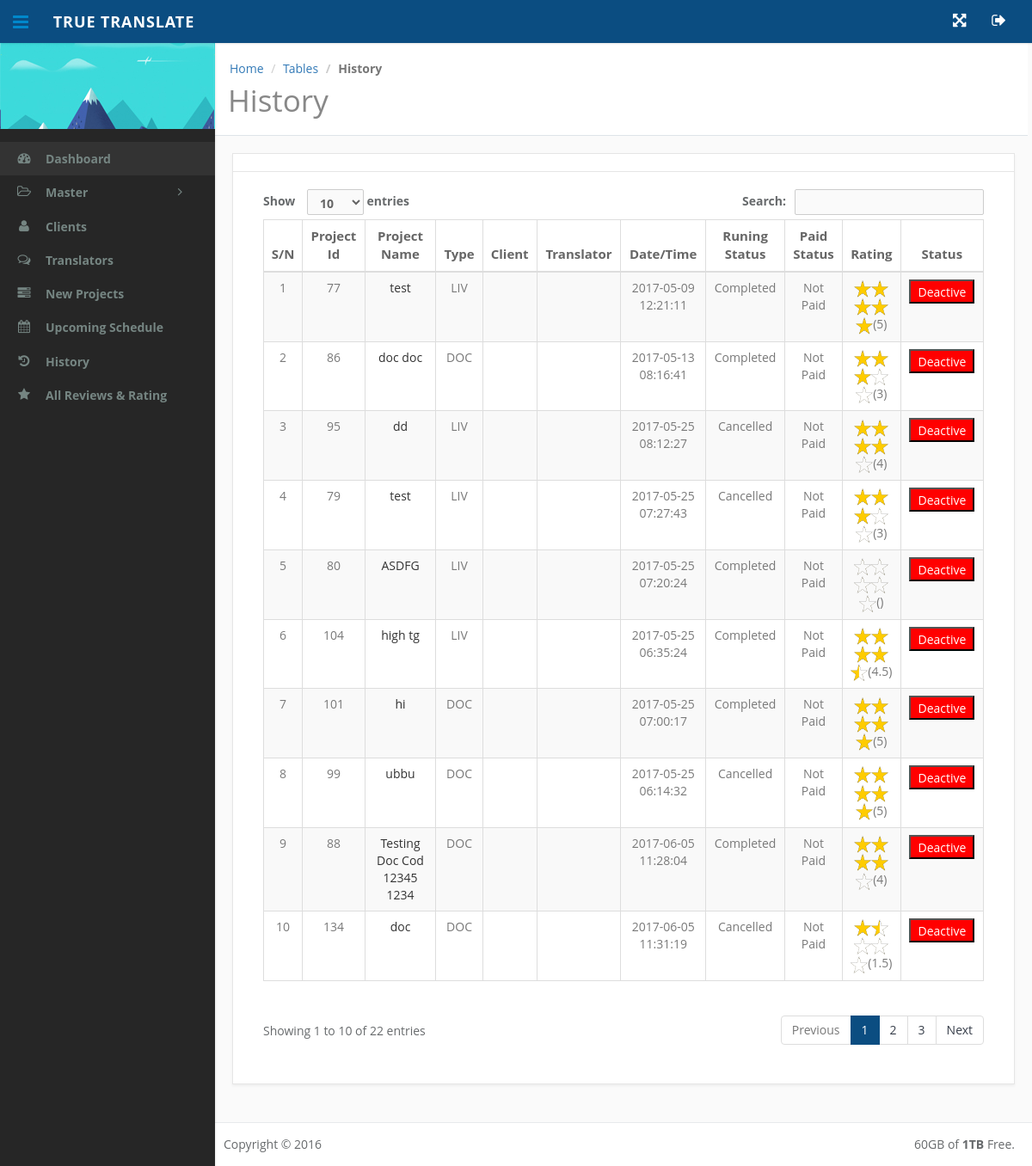
Screenshot of /translator-admin/history.php (signed in) with the database file from the repository.
### tables this page shows
CREATE TABLE IF NOT EXISTS `pro_u_awarded` (
  `id` int(200) NOT NULL AUTO_INCREMENT,
  `pro_id` int(200) NOT NULL,
  `tra_id` int(200) NOT NULL,
  `pro_type` varchar(200) NOT NULL,
  `datetime` datetime NOT NULL,
  `pay_status` enum('P','NP') NOT NULL,
  `running_status` enum('A','W','CM','CL') NOT NULL,
  `cus_id` int(200) NOT NULL,
  PRIMARY KEY (`id`)
);

CREATE TABLE IF NOT EXISTS `project` (
  `id` int(200) NOT NULL AUTO_INCREMENT,
  `cus_id` int(200) NOT NULL,
  `project_name` varchar(200) NOT NULL,
  `main_lang` varchar(200) NOT NULL,
  `conversion_lang` varchar(200) NOT NULL,
  `project_type` enum('DOC','LIV') NOT NULL,
  `project_desc` text NOT NULL,
  `status` enum('A','D') NOT NULL,
  `running_status` enum('O','CL','A','W','CM') NOT NULL,
  `for_project` enum('PU','PR') NOT NULL,
  `datetime` datetime NOT NULL,
  `complete_datetime` datetime NOT NULL,
  `rand_no` varchar(200) NOT NULL,
  PRIMARY KEY (`id`)
);

CREATE TABLE IF NOT EXISTS `pro_review_rating` (
  `id` int(200) NOT NULL AUTO_INCREMENT,
  `pro_id` int(200) NOT NULL,
  `tra_id` int(200) NOT NULL,
  `cus_id` int(200) NOT NULL,
  `review` text NOT NULL,
  `rating` float NOT NULL,
  `status` enum('A','D') NOT NULL,
  PRIMARY KEY (`id`)
);

### translator-admin/history.php (the view, shortened to what this page needs)
<?php
	require_once('include/admin_header.php');
?>
    <div class="content-wrapper">
      <div class="content">
        <div class="container">
          <div id="content-header" class="clearfix">
            <div class="pull-left">
              <ol class="breadcrumb">
                <li><a href="index.php">Home</a></li>
                <li><a href="#">Tables</a></li>
                <li class="active"><span>History</span></li>
              </ol>
              <h1>History</h1>
            </div>
          </div>
          <div class="row">
            <div class="col-md-12">
              <div class="panel panel-default">
                <div class="panel-heading">
                  <h3 class="panel-title"></h3></div>
                <div class="panel-body">
                  <div class="row">
                    <div class="col-md-12 col-sm-12 col-xs-12">
					<div class="table_out">
                      <table id="datatable" class="table table-striped table-bordered">
                        <thead>
                        <tr>
							<th>S/N</th>
                            <th>Project Id</th>
                            <th>Project Name</th>
                            <th>Type</th>
                            <th>Client</th>
                            <th>Translator</th>
                            <th>Date/Time</th>
                            <th>Runing Status</th>
                            <th>Paid Status</th>
                            <th>Rating</th>
                            <th>Status</th>
                        </tr>
                        </thead>
                        <tbody>
						<?php
						$select="select * from `pro_u_awarded` RIGHT OUTER JOIN `project` ON `pro_u_awarded`.`pro_id`=`project`.`id` where `pro_u_awarded`.`running_status` IN ('CM','CL')";
						$que=mysqli_query($con,$select);
						$count=0;
						while($res=mysqli_fetch_array($que)){
							$count++;
							$tra_id=$res['tra_id'];
							$cus_id=$res['cus_id'];
							$select_d="select * from `u_details` where `login_id`='$tra_id'";
							$que1=mysqli_query($con,$select_d);
							$res1=mysqli_fetch_array($que1);
							$select_c="select * from `u_details` where `login_id`='$cus_id'";
							$que2=mysqli_query($con,$select_c);
							$res2=mysqli_fetch_array($que2);
							echo"<tr>
							<td>$count</td>
                            <td>{$res['pro_id']}</td>
                            <td><a href='project-detail.php?pro_id={$res['pro_id']}'>{$res['project_name']}</a></td>
                            <td>{$res['pro_type']}</td>
                            <td><a href='clients-details.php?cus_id={$res2['login_id']}'>{$res2['f_name']}  {$res2['l_name']}</a></td>
                            <td><a href='translator-details.php?id={$res1['login_id']}'>{$res1['f_name']}  {$res1['l_name']}</a></td>
                            <td>{$res['complete_datetime']}</td>";
                            if($res['running_status']=='CL'){
								echo" <td>Cancelled</td>";
							}
							else{
								echo" <td>Completed</td>";
							}
                           if($res['pay_status']=='P'){
								echo" <td>Paid</td>";
							}
							else{
								echo" <td>Not Paid</td>";
							}
							$select_r="select * from `pro_review_rating` where `pro_id`={$res['pro_id']}";
							$sql=mysqli_query($con,$select_r);
							$result=mysqli_fetch_array($sql);
							$rating=$result['rating'];
							$number = number_format ( $rating,1);
							$intpart = floor ( $number );
							$fraction = $number - $intpart;
							$unrated = 5 - round ( $number );
							echo "<td>";
							if ( $intpart <= 5 ) {
							for ( $i=0; $i<$intpart; $i++ )
								echo"<img id='".$res['pro_id']."' onclick='review(this.id)' src='assets/images/icon/star1.png' height='20px' width='20px'>";
							}
							if ( $fraction >= 0.5 && $fraction<=0.7 ) {
								echo "<img id='".$res['pro_id']."' onclick='review(this.id)' src='assets/images/icon/half_star.png' height='20px' width='20px'>";
							}
							if ( $unrated > 0 ) {
								for ( $j=0; $j<$unrated; $j++ )
								echo "<img id='".$res['pro_id']."' onclick='review(this.id)' src='assets/images/icon/blank_star.png' height='20px' width='20px'>";
							}
							echo "($rating)";
							echo"</td>";
							if($res['status']=='A'){
								echo" <td><a href='admin_code/update_status.php?his_id={$res['pro_id']}'><button style='background-color:red; color:white'>Deactive</button></a></td>";
							}
							else
							{
								echo" <td><a href='admin_code/update_status.php?his_id={$res['pro_id']}'><button style='background-color:green; color:white'>Active</button></a></td>";
							}
                       echo" </tr>";
						}
						?>
                        </tbody>
                      </table>
					</div>
                    </div>
                  </div>
                </div>
              </div>
            </div>
          </div>
        </div>
      </div>
      <footer class="footer">
        <div class="row">
          <div class="col-lg-6 text-left">
            Copyright &copy; 2016
          </div>
          <div class="col-lg-6 text-right">
            60GB of <strong>1TB</strong> Free.
          </div>
        </div>
      </footer>
    </div>
  </div>
</body>
</html>

### translator-admin/include/admin_header.php (shortened to what this page needs)
<!DOCTYPE html>
<html>
<head>
  <link href="assets/css/bootstrap.min.css" rel="stylesheet">
  <link href="assets/css/font-awesome.min.css" rel="stylesheet">
  <link href="assets/css/style.css" rel="stylesheet">
  <link href="assets/plugins/toggles/toggles.css" rel="stylesheet">
  <link href="assets/plugins/sweetalert/dist/sweetalert.css" rel="stylesheet">
</head>
<body class="fixed-left widescreen">
  <div id="wrapper">
    <div class="top-bar">
      <div class="top-bar-left">
        <div class="pull-left">
          <button class="button-menu-mobile open-left"><i class="fa fa-bars"></i></button>
        </div>
        <div class="text-center"><a href="index.php" class="logo"><span>True Translate</span></a></div>
      </div>
      <div class="navbar navbar-default" role="navigation">
        <div class="container">
        <ul class="nav navbar-nav navbar-right pull-right">
            <li class="hidden-xs"><a title="Minimize" href="#" id="btn-fullscreen" class="waves-effect waves-light"><i class="fa fa-arrows-alt"></i></a></li>
            <li class="hidden-xs"><a title="Log Out" href="admin_code/logout.php"><i class="fa fa-sign-out"></i></a></li>
        </ul>
        </div>
      </div>
    </div>
    <div class="left side-menu">
      <div class="sidebar-inner slimscrollleft">
        <div class="user-details">
        </div>
        <div id="sidebar-menu">
          <ul>
            <li><a href="index.php" class="waves-effect active"><i class="fa fa-dashboard"></i><span>Dashboard</span></a></li>
			<li class="has_sub"><a href="javascript:void(0);" class="waves-effect"><i class="fa fa-folder-open-o"></i><span>Master</span><span class="pull-right"><i class="arrow-angle-right fa fa-angle-right"></i></span></a>
            </li>
			<li><a href="clients.php" class="waves-effect"><i class="fa fa-user"></i><span>Clients</span></a></li>
			<li><a href="translators.php" class="waves-effect"><i class="fa fa-comments-o"></i><span>Translators</span></a></li>
			<li><a href="new-projects.php" class="waves-effect"><i class="fa fa-tasks"></i><span>New Projects</span></a></li>
			<li><a href="upcoming-schedule.php" class="waves-effect"><i class="fa fa-calendar"></i><span>Upcoming Schedule</span></a></li>
			<li><a href="history.php" class="waves-effect"><i class="fa fa-history"></i><span>History</span></a></li>
			<li><a href="all-review-rating.php" class="waves-effect"><i class="fa fa-star"></i><span>All Reviews & Rating</span></a></li>
          </ul>
        </div>
      </div>
    </div>

### rows the page displays
pro_u_awarded: pro "77", project.project_name "test", pro_type "LIV", project.complete_datetime "2017-05-09 12:21:11", shows "Completed", pay_status "Not Paid", pro_review_rating.rating "5"
pro_u_awarded: pro "86", project.project_name "doc doc", pro_type "DOC", project.complete_datetime "2017-05-13 08:16:41", shows "Completed", pay_status "Not Paid", pro_review_rating.rating "3"
pro_u_awarded: pro "95", project.project_name "dd", pro_type "LIV", project.complete_datetime "2017-05-25 08:12:27", shows "Cancelled", pay_status "Not Paid", pro_review_rating.rating "4"
pro_u_awarded: pro "79", project.project_name "test", pro_type "LIV", project.complete_datetime "2017-05-25 07:27:43", shows "Cancelled", pay_status "Not Paid", pro_review_rating.rating "3"
pro_u_awarded: pro "80", project.project_name "ASDFG", pro_type "LIV", project.complete_datetime "2017-05-25 07:20:24", shows "Completed", pay_status "Not Paid"
pro_u_awarded: pro "104", project.project_name "high tg", pro_type "LIV", project.complete_datetime "2017-05-25 06:35:24", shows "Completed", pay_status "Not Paid", pro_review_rating.rating "4.5"
pro_u_awarded: pro "101", project.project_name "hi", pro_type "DOC", project.complete_datetime "2017-05-25 07:00:17", shows "Completed", pay_status "Not Paid", pro_review_rating.rating "5"
pro_u_awarded: pro "99", project.project_name "ubbu", pro_type "DOC", project.complete_datetime "2017-05-25 06:14:32", shows "Cancelled", pay_status "Not Paid", pro_review_rating.rating "5"
pro_u_awarded: pro "88", project.project_name "Testing Doc Cod 12345 1234", pro_type "DOC", project.complete_datetime "2017-06-05 11:28:04", shows "Completed", pay_status "Not Paid", pro_review_rating.rating "4"
pro_u_awarded: pro "134", project.project_name "doc", pro_type "DOC", project.complete_datetime "2017-06-05 11:31:19", shows "Cancelled", pay_status "Not Paid", pro_review_rating.rating "1.5"
